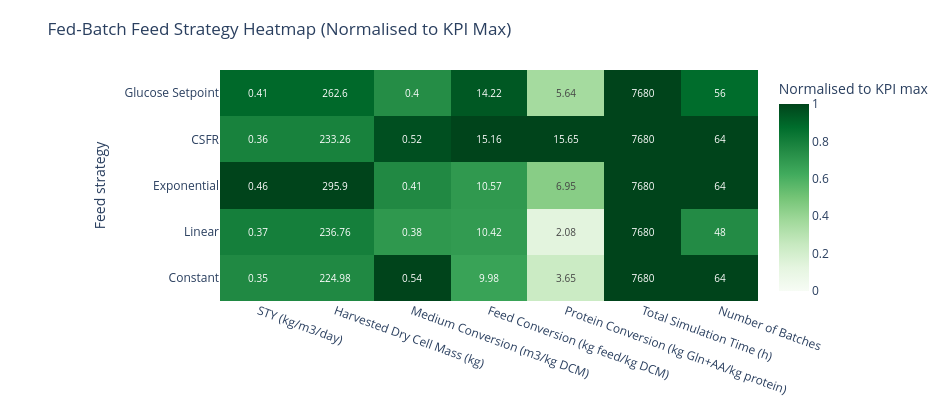

Notebook code for this chart:
### Markdown cell above
### 6.2 Strategy heatmaps

Each heatmap presents the mean KPI values for available strategies, normalised to the maximum of each KPI within that operating mode.

### Code cell
# Fed-batch feed strategy heatmap
fig_fb_heat, fb_heat_raw, fb_heat_norm = build_strategy_heatmap("fed_batch")
fig_fb_heat.show()

SAVE_FIG = False
if SAVE_FIG:
    out_svg = NOTEBOOK_DIR / STRATEGY_HEATMAP_CONFIG["fed_batch"]["output_name"]
    save_figure_svg(fig_fb_heat, out_svg, width=950, height=max(360, 110 + 60 * len(fb_heat_raw.index)))
    print(f"Saved: {out_svg.name}")

### Figure 1 — Plotly figure (JSON) as saved in the notebook; plotly's stock layout.template omitted (floating-point values rounded to 4 significant figures)
{"data": [{"colorbar": {"title": {"text": "Normalised to KPI max"}}, "colorscale": [[0, "rgb(247,252,245)"], [0.125, "rgb(229,245,224)"], [0.25, "rgb(199,233,192)"], [0.375, "rgb(161,217,155)"], [0.5, "rgb(116,196,118)"], [0.625, "rgb(65,171,93)"], [0.75, "rgb(35,139,69)"], [0.875, "rgb(0,109,44)"], [1, "rgb(0,68,27)"]], "customdata": [[0.3515, 225.0, 0.5425, 9.976, 3.646, 7680.0, 64.0], [0.3699, 236.8, 0.3803, 10.42, 2.084, 7680.0, 48.0], [0.4623, 295.9, 0.4111, 10.57, 6.955, 7680.0, 64.0], [0.3645, 233.3, 0.5239, 15.16, 15.65, 7680.0, 64.0], [0.4103, 262.6, 0.4027, 14.22, 5.639, 7680.0, 56.0]], "hovertemplate": "<b>%{y}</b><br>%{x}<br>Normalised score: %{z:.3f}<br>Mean raw value: %{customdata:.4g}<extra></extra>", "text": [["0.35", "224.98", "0.54", "9.98", "3.65", "7680", "64"], ["0.37", "236.76", "0.38", "10.42", "2.08", "7680", "48"], ["0.46", "295.9", "0.41", "10.57", "6.95", "7680", "64"], ["0.36", "233.26", "0.52", "15.16", "15.65", "7680", "64"], ["0.41", "262.6", "0.4", "14.22", "5.64", "7680", "56"]], "textfont": {"size": 10}, "texttemplate": "%{text}", "type": "heatmap", "x": ["STY (kg/m3/day)", "Harvested Dry Cell Mass (kg)", "Medium Conversion (m3/kg DCM)", "Feed Conversion (kg feed/kg DCM)", "Protein Conversion (kg Gln+AA/kg protein)", "Total Simulation Time (h)", "Number of Batches"], "y": ["Constant", "Linear", "Exponential", "CSFR", "Glucose Setpoint"], "z": [[0.7603, 0.7603, 1.0, 0.6579, 0.2329, 1.0, 1.0], [0.8001, 0.8001, 0.7009, 0.6872, 0.1331, 1.0, 0.75], [1.0, 1.0, 0.7578, 0.6969, 0.4443, 1.0, 1.0], [0.7883, 0.7883, 0.9656, 1.0, 1.0, 1.0, 1.0], [0.8875, 0.8875, 0.7422, 0.9378, 0.3602, 1.0, 0.875]], "zmax": 1, "zmin": 0}], "layout": {"height": 410, "margin": {"b": 70, "l": 220, "r": 40, "t": 70}, "title": {"text": "Fed-Batch Feed Strategy Heatmap (Normalised to KPI Max)"}, "width": 950, "xaxis": {"tickangle": 20}, "yaxis": {"title": {"text": "Feed strategy"}}}}
